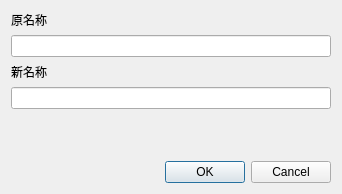
<?xml version="1.0" encoding="UTF-8"?>
<ui version="4.0">
 <class>RenameClassifyDialog</class>
 <widget class="QDialog" name="RenameClassifyDialog">
  <property name="geometry">
   <rect>
    <x>0</x>
    <y>0</y>
    <width>342</width>
    <height>194</height>
   </rect>
  </property>
  <property name="windowTitle">
   <string>重命名分类</string>
  </property>
  <layout class="QVBoxLayout" name="verticalLayout">
   <item>
    <widget class="QLabel" name="label">
     <property name="text">
      <string>原名称</string>
     </property>
    </widget>
   </item>
   <item>
    <widget class="QLineEdit" name="oldNameLineEdit"/>
   </item>
   <item>
    <widget class="QLabel" name="label_2">
     <property name="text">
      <string>新名称</string>
     </property>
    </widget>
   </item>
   <item>
    <widget class="QLineEdit" name="newNameLineEdit"/>
   </item>
   <item>
    <spacer name="verticalSpacer">
     <property name="orientation">
      <enum>Qt::Vertical</enum>
     </property>
     <property name="sizeHint" stdset="0">
      <size>
       <width>20</width>
       <height>14</height>
      </size>
     </property>
    </spacer>
   </item>
   <item>
    <widget class="QDialogButtonBox" name="buttonBox">
     <property name="orientation">
      <enum>Qt::Horizontal</enum>
     </property>
     <property name="standardButtons">
      <set>QDialogButtonBox::Cancel|QDialogButtonBox::Ok</set>
     </property>
    </widget>
   </item>
  </layout>
 </widget>
 <resources/>
 <connections>
  <connection>
   <sender>buttonBox</sender>
   <signal>accepted()</signal>
   <receiver>RenameClassifyDialog</receiver>
   <slot>accept()</slot>
   <hints>
    <hint type="sourcelabel">
     <x>248</x>
     <y>254</y>
    </hint>
    <hint type="destinationlabel">
     <x>157</x>
     <y>274</y>
    </hint>
   </hints>
  </connection>
  <connection>
   <sender>buttonBox</sender>
   <signal>rejected()</signal>
   <receiver>RenameClassifyDialog</receiver>
   <slot>reject()</slot>
   <hints>
    <hint type="sourcelabel">
     <x>316</x>
     <y>260</y>
    </hint>
    <hint type="destinationlabel">
     <x>286</x>
     <y>274</y>
    </hint>
   </hints>
  </connection>
 </connections>
</ui>
